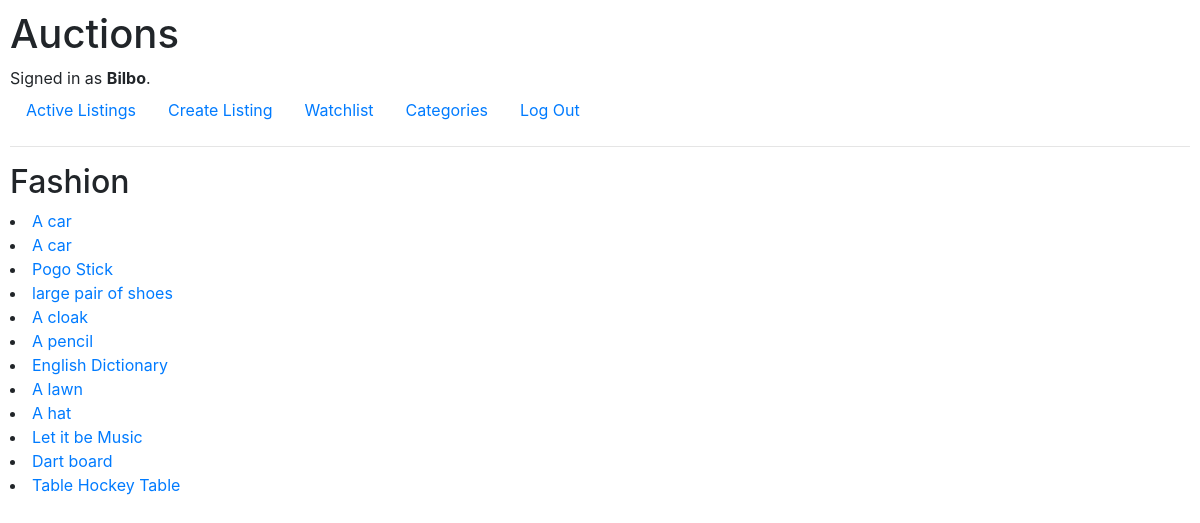
Page /category/Fashion (signed in) on the earlier database version.
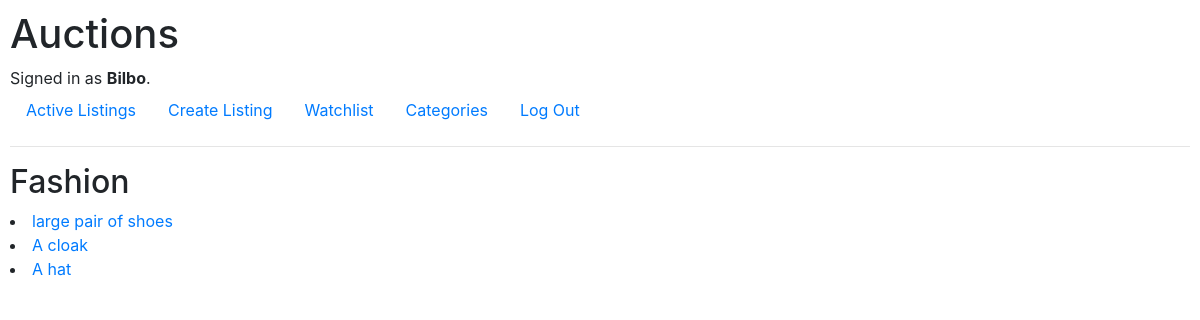
Same page on the later database version.
### auctions/models.py (models this page shows)
class Auction_listings(models.Model):
    name = models.CharField(max_length=64)
    body_text = models.TextField()
    init_price = models.FloatField(max_length=16)
    picture = models.URLField(null = True, blank=True)
    category = models.CharField(default= "Fashion", max_length=16)
    status = models.BooleanField(default = True)
    owner = models.ForeignKey(User, on_delete = models.CASCADE, default = 2, related_name="owner")
    winner = models.ForeignKey(User, on_delete = models.CASCADE, blank = True, null = True, related_name="winner")
    def __str__(self):
        return f"{self.name}"

### auctions/views.py (the view)
# urls.py: path("category/<slug:category>", views.category_page, name="category_page"),
@login_required(login_url = '/login')
def category_page(request, category):
    listings = Auction_listings.objects.filter(category = category)
    return render(request, "auctions/category_page.html", {
        "category": category,
        "listings": listings
    })

### auctions/templates/auctions/category_page.html
{% extends "auctions/layout.html" %}
{% block body %}
    <h2>{{category}}</h2>
    {% for listing in listings %}
        <li><a href="{% url 'listing' listing.id%}">{{listing}}</a></li>
    {% endfor %}
{% endblock %}

Differences in the rows shown:
no longer on this page (row edited): Auction_listings: name "A car"
no longer on this page (row edited): Auction_listings: name "A car"
no longer on this page (row edited): Auction_listings: name "Pogo Stick"
no longer on this page (row edited): Auction_listings: name "A pencil"
no longer on this page (row edited): Auction_listings: name "English Dictionary"
no longer on this page (row edited): Auction_listings: name "A lawn"
no longer on this page (row edited): Auction_listings: name "Let it be Music"
no longer on this page (row edited): Auction_listings: name "Dart board"
no longer on this page (row edited): Auction_listings: name "Table Hockey Table"
